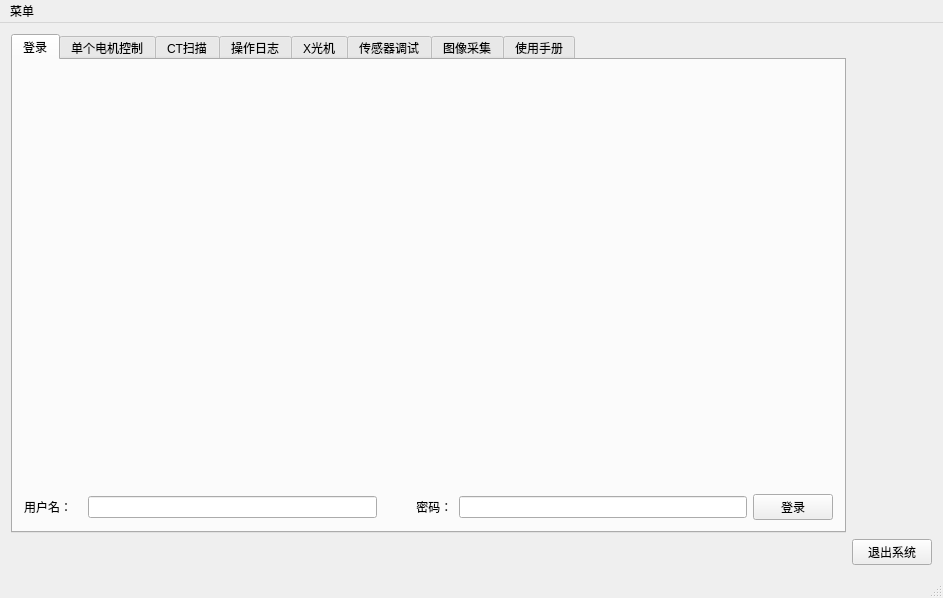
<?xml version="1.0" encoding="UTF-8"?>
<ui version="4.0">
 <class>MainWindow</class>
 <widget class="QMainWindow" name="MainWindow">
  <property name="geometry">
   <rect>
    <x>0</x>
    <y>0</y>
    <width>943</width>
    <height>598</height>
   </rect>
  </property>
  <property name="windowTitle">
   <string>CT操作平台</string>
  </property>
  <widget class="QWidget" name="centralWidget">
   <layout class="QGridLayout" name="gridLayout_4">
    <item row="0" column="0">
     <widget class="QTabWidget" name="tabWidget">
      <property name="currentIndex">
       <number>0</number>
      </property>
      <widget class="QWidget" name="tab_7">
       <attribute name="title">
        <string>登录</string>
       </attribute>
       <layout class="QGridLayout" name="gridLayout_5">
        <item row="0" column="0">
         <widget class="QLabel" name="label_20">
          <property name="text">
           <string/>
          </property>
          <property name="pixmap">
           <pixmap>整体视图.jpg</pixmap>
          </property>
          <property name="scaledContents">
           <bool>true</bool>
          </property>
         </widget>
        </item>
        <item row="1" column="0">
         <layout class="QHBoxLayout" name="horizontalLayout">
          <item>
           <widget class="QLabel" name="label_27">
            <property name="text">
             <string>用户名：   </string>
            </property>
           </widget>
          </item>
          <item>
           <widget class="QLineEdit" name="lineEdit_login_username">
            <property name="layoutDirection">
             <enum>Qt::LeftToRight</enum>
            </property>
            <property name="autoFillBackground">
             <bool>false</bool>
            </property>
           </widget>
          </item>
          <item>
           <widget class="QLabel" name="label_26">
            <property name="text">
             <string>          密码：</string>
            </property>
           </widget>
          </item>
          <item>
           <widget class="QLineEdit" name="lineEdit_login_passwd">
            <property name="echoMode">
             <enum>QLineEdit::Password</enum>
            </property>
           </widget>
          </item>
          <item>
           <widget class="QPushButton" name="btn_login">
            <property name="text">
             <string>登录</string>
            </property>
           </widget>
          </item>
         </layout>
        </item>
       </layout>
      </widget>
      <widget class="QWidget" name="tab">
       <attribute name="title">
        <string>单个电机控制</string>
       </attribute>
       <widget class="QFrame" name="frame">
        <property name="geometry">
         <rect>
          <x>10</x>
          <y>20</y>
          <width>261</width>
          <height>441</height>
         </rect>
        </property>
        <property name="frameShape">
         <enum>QFrame::StyledPanel</enum>
        </property>
        <property name="frameShadow">
         <enum>QFrame::Raised</enum>
        </property>
        <widget class="QLabel" name="label_5">
         <property name="geometry">
          <rect>
           <x>220</x>
           <y>370</y>
           <width>219</width>
           <height>419</height>
          </rect>
         </property>
         <property name="font">
          <font>
           <pointsize>12</pointsize>
          </font>
         </property>
         <property name="text">
          <string>请选择参数</string>
         </property>
        </widget>
        <widget class="QWidget" name="gridLayoutWidget">
         <property name="geometry">
          <rect>
           <x>10</x>
           <y>20</y>
           <width>231</width>
           <height>401</height>
          </rect>
         </property>
         <layout class="QGridLayout" name="_2">
          <item row="2" column="1">
           <widget class="QComboBox" name="comboBox_displacement_move_displacement_number">
            <item>
             <property name="text">
              <string>G0光栅</string>
             </property>
            </item>
            <item>
             <property name="text">
              <string>G1光栅</string>
             </property>
            </item>
            <item>
             <property name="text">
              <string>样品台</string>
             </property>
            </item>
            <item>
             <property name="text">
              <string>G2光栅</string>
             </property>
            </item>
           </widget>
          </item>
          <item row="3" column="1">
           <widget class="QLabel" name="label_8">
            <property name="font">
             <font>
              <pointsize>12</pointsize>
             </font>
            </property>
            <property name="text">
             <string>位移台类型</string>
            </property>
           </widget>
          </item>
          <item row="8" column="1">
           <widget class="QComboBox" name="comboBox_displacement_move_displacement_movement_mode">
            <property name="enabled">
             <bool>false</bool>
            </property>
            <item>
             <property name="text">
              <string>相对运动</string>
             </property>
            </item>
            <item>
             <property name="text">
              <string>绝对运动</string>
             </property>
            </item>
           </widget>
          </item>
          <item row="1" column="1">
           <widget class="QLabel" name="label_6">
            <property name="font">
             <font>
              <pointsize>12</pointsize>
             </font>
            </property>
            <property name="text">
             <string>位移台序号</string>
            </property>
           </widget>
          </item>
          <item row="0" column="1">
           <widget class="QLabel" name="label_4">
            <property name="font">
             <font>
              <pointsize>12</pointsize>
             </font>
            </property>
            <property name="text">
             <string>请选择参数</string>
            </property>
           </widget>
          </item>
          <item row="10" column="1">
           <widget class="QComboBox" name="comboBox_displacement_move_displacement_velocity">
            <property name="enabled">
             <bool>false</bool>
            </property>
            <item>
             <property name="text">
              <string>正常</string>
             </property>
            </item>
            <item>
             <property name="text">
              <string>极慢</string>
             </property>
            </item>
            <item>
             <property name="text">
              <string>快一点</string>
             </property>
            </item>
           </widget>
          </item>
          <item row="6" column="1">
           <widget class="QComboBox" name="comboBox_displacement_move_displacement_comboBox_displacement_move_displacement_axis">
            <item>
             <property name="text">
              <string>Z</string>
             </property>
            </item>
            <item>
             <property name="text">
              <string>Y</string>
             </property>
            </item>
            <item>
             <property name="text">
              <string>X</string>
             </property>
            </item>
           </widget>
          </item>
          <item row="7" column="1">
           <widget class="QLabel" name="label_7">
            <property name="font">
             <font>
              <pointsize>12</pointsize>
             </font>
            </property>
            <property name="text">
             <string>运动模式</string>
            </property>
           </widget>
          </item>
          <item row="9" column="1">
           <widget class="QLabel" name="label_10">
            <property name="font">
             <font>
              <pointsize>12</pointsize>
             </font>
            </property>
            <property name="text">
             <string>运动速度</string>
            </property>
           </widget>
          </item>
          <item row="5" column="1">
           <widget class="QLabel" name="label_9">
            <property name="font">
             <font>
              <pointsize>12</pointsize>
             </font>
            </property>
            <property name="text">
             <string>轴名称</string>
            </property>
           </widget>
          </item>
          <item row="4" column="1">
           <widget class="QComboBox" name="comboBox_displacement_move_displacement_type">
            <item>
             <property name="text">
              <string>平移</string>
             </property>
            </item>
            <item>
             <property name="text">
              <string>旋转</string>
             </property>
            </item>
           </widget>
          </item>
          <item row="11" column="1">
           <widget class="QLabel" name="label_11">
            <property name="font">
             <font>
              <pointsize>12</pointsize>
             </font>
            </property>
            <property name="text">
             <string>距离单位</string>
            </property>
           </widget>
          </item>
          <item row="12" column="1">
           <widget class="QComboBox" name="comboBox_displacement_move_displacement_units">
            <property name="enabled">
             <bool>false</bool>
            </property>
            <item>
             <property name="text">
              <string>毫米或度</string>
             </property>
            </item>
            <item>
             <property name="text">
              <string>微米或分</string>
             </property>
            </item>
            <item>
             <property name="text">
              <string>脉冲</string>
             </property>
            </item>
           </widget>
          </item>
         </layout>
        </widget>
       </widget>
       <widget class="QFrame" name="frame_2">
        <property name="geometry">
         <rect>
          <x>300</x>
          <y>20</y>
          <width>551</width>
          <height>211</height>
         </rect>
        </property>
        <property name="frameShape">
         <enum>QFrame::StyledPanel</enum>
        </property>
        <property name="frameShadow">
         <enum>QFrame::Raised</enum>
        </property>
        <widget class="QWidget" name="verticalLayoutWidget">
         <property name="geometry">
          <rect>
           <x>30</x>
           <y>40</y>
           <width>121</width>
           <height>111</height>
          </rect>
         </property>
         <layout class="QVBoxLayout" name="verticalLayout">
          <item>
           <widget class="QLabel" name="label">
            <property name="font">
             <font>
              <pointsize>12</pointsize>
             </font>
            </property>
            <property name="text">
             <string>输入运动位移</string>
            </property>
           </widget>
          </item>
          <item>
           <widget class="QLabel" name="label_2">
            <property name="font">
             <font>
              <pointsize>12</pointsize>
             </font>
            </property>
            <property name="text">
             <string>位移台当前位置</string>
            </property>
           </widget>
          </item>
         </layout>
        </widget>
        <widget class="QWidget" name="verticalLayoutWidget_2">
         <property name="geometry">
          <rect>
           <x>170</x>
           <y>30</y>
           <width>211</width>
           <height>131</height>
          </rect>
         </property>
         <layout class="QVBoxLayout" name="verticalLayout_2">
          <item>
           <widget class="QLineEdit" name="lineEdit_displacement_move_input_displacement">
            <property name="text">
             <string>0</string>
            </property>
           </widget>
          </item>
          <item>
           <widget class="QLineEdit" name="lineEdit_displacement_move_current_displacement">
            <property name="enabled">
             <bool>false</bool>
            </property>
            <property name="text">
             <string>0.0000</string>
            </property>
           </widget>
          </item>
         </layout>
        </widget>
        <widget class="QWidget" name="verticalLayoutWidget_3">
         <property name="geometry">
          <rect>
           <x>380</x>
           <y>40</y>
           <width>121</width>
           <height>111</height>
          </rect>
         </property>
         <layout class="QVBoxLayout" name="verticalLayout_3">
          <item>
           <widget class="QLabel" name="label_displacement_move_unit1">
            <property name="maximumSize">
             <size>
              <width>16777215</width>
              <height>45</height>
             </size>
            </property>
            <property name="font">
             <font>
              <pointsize>12</pointsize>
             </font>
            </property>
            <property name="text">
             <string>mm</string>
            </property>
           </widget>
          </item>
          <item>
           <widget class="QLabel" name="label_displacement_move_unit2">
            <property name="maximumSize">
             <size>
              <width>16777215</width>
              <height>70</height>
             </size>
            </property>
            <property name="font">
             <font>
              <pointsize>12</pointsize>
             </font>
            </property>
            <property name="text">
             <string>mm</string>
            </property>
           </widget>
          </item>
         </layout>
        </widget>
       </widget>
       <widget class="QFrame" name="frame_3">
        <property name="geometry">
         <rect>
          <x>300</x>
          <y>240</y>
          <width>551</width>
          <height>221</height>
         </rect>
        </property>
        <property name="frameShape">
         <enum>QFrame::StyledPanel</enum>
        </property>
        <property name="frameShadow">
         <enum>QFrame::Raised</enum>
        </property>
        <widget class="QPushButton" name="btn_displacement_move_start_move">
         <property name="geometry">
          <rect>
           <x>40</x>
           <y>30</y>
           <width>101</width>
           <height>71</height>
          </rect>
         </property>
         <property name="font">
          <font>
           <pointsize>15</pointsize>
          </font>
         </property>
         <property name="styleSheet">
          <string notr="true">background-color: rgb(0, 255, 0);</string>
         </property>
         <property name="text">
          <string>移动</string>
         </property>
        </widget>
        <widget class="QPushButton" name="btn_displacement_move_stop_move">
         <property name="geometry">
          <rect>
           <x>210</x>
           <y>30</y>
           <width>101</width>
           <height>71</height>
          </rect>
         </property>
         <property name="font">
          <font>
           <pointsize>15</pointsize>
          </font>
         </property>
         <property name="styleSheet">
          <string notr="true">background-color:rgb(255, 0, 0)</string>
         </property>
         <property name="text">
          <string>KILL</string>
         </property>
        </widget>
        <widget class="QPushButton" name="btn_displacement_move_save_all">
         <property name="enabled">
          <bool>true</bool>
         </property>
         <property name="geometry">
          <rect>
           <x>390</x>
           <y>30</y>
           <width>111</width>
           <height>71</height>
          </rect>
         </property>
         <property name="font">
          <font>
           <pointsize>15</pointsize>
          </font>
         </property>
         <property name="text">
          <string>保存参数</string>
         </property>
        </widget>
        <widget class="QPushButton" name="btn_displacement_move_initiallize_motor">
         <property name="geometry">
          <rect>
           <x>40</x>
           <y>120</y>
           <width>101</width>
           <height>71</height>
          </rect>
         </property>
         <property name="text">
          <string>初始化</string>
         </property>
        </widget>
        <widget class="QPushButton" name="btn_displacement_move_kill_all">
         <property name="enabled">
          <bool>true</bool>
         </property>
         <property name="geometry">
          <rect>
           <x>210</x>
           <y>120</y>
           <width>101</width>
           <height>71</height>
          </rect>
         </property>
         <property name="font">
          <font>
           <pointsize>15</pointsize>
          </font>
         </property>
         <property name="text">
          <string>KILL ALL</string>
         </property>
        </widget>
        <widget class="QPushButton" name="btn_displacement_move_upload">
         <property name="enabled">
          <bool>true</bool>
         </property>
         <property name="geometry">
          <rect>
           <x>390</x>
           <y>120</y>
           <width>111</width>
           <height>71</height>
          </rect>
         </property>
         <property name="font">
          <font>
           <pointsize>15</pointsize>
          </font>
         </property>
         <property name="text">
          <string>上传参数</string>
         </property>
        </widget>
       </widget>
      </widget>
      <widget class="QWidget" name="tab_4">
       <attribute name="title">
        <string>CT扫描</string>
       </attribute>
       <widget class="QWidget" name="gridLayoutWidget_2">
        <property name="geometry">
         <rect>
          <x>270</x>
          <y>30</y>
          <width>341</width>
          <height>381</height>
         </rect>
        </property>
        <layout class="QGridLayout" name="gridLayout">
         <item row="6" column="1">
          <widget class="QComboBox" name="comboBox_CTscan_scan_mode">
           <property name="font">
            <font>
             <pointsize>15</pointsize>
            </font>
           </property>
           <item>
            <property name="text">
             <string>传统相位步进</string>
            </property>
           </item>
           <item>
            <property name="text">
             <string>交叉相位步进</string>
            </property>
           </item>
           <item>
            <property name="text">
             <string>周相位步进</string>
            </property>
           </item>
           <item>
            <property name="text">
             <string>免相位步进</string>
            </property>
           </item>
           <item>
            <property name="text">
             <string>正反投影</string>
            </property>
           </item>
           <item>
            <property name="text">
             <string>备用</string>
            </property>
           </item>
          </widget>
         </item>
         <item row="4" column="0">
          <widget class="QLabel" name="label_25">
           <property name="text">
            <string>样品视场Y方向长度 L：</string>
           </property>
          </widget>
         </item>
         <item row="3" column="0">
          <widget class="QLabel" name="label_24">
           <property name="text">
            <string>样品高度 H:</string>
           </property>
          </widget>
         </item>
         <item row="6" column="0">
          <widget class="QLabel" name="label_17">
           <property name="maximumSize">
            <size>
             <width>179</width>
             <height>20</height>
            </size>
           </property>
           <property name="font">
            <font>
             <pointsize>15</pointsize>
            </font>
           </property>
           <property name="text">
            <string>扫描方式:</string>
           </property>
          </widget>
         </item>
         <item row="4" column="1">
          <widget class="QLineEdit" name="lineEdit_CTscan_parameter_L">
           <property name="text">
            <string>0</string>
           </property>
          </widget>
         </item>
         <item row="2" column="1">
          <widget class="QLineEdit" name="lineEdit_CTscan_parameter_K">
           <property name="text">
            <string>0</string>
           </property>
          </widget>
         </item>
         <item row="7" column="1">
          <widget class="QPushButton" name="btn_CTscan_stop_scan">
           <property name="font">
            <font>
             <pointsize>15</pointsize>
            </font>
           </property>
           <property name="styleSheet">
            <string notr="true">background-color: rgb(255, 0, 0);</string>
           </property>
           <property name="text">
            <string>急停</string>
           </property>
          </widget>
         </item>
         <item row="5" column="0" colspan="2">
          <widget class="QPushButton" name="btn_CTscan_parameter_write">
           <property name="text">
            <string>写入以上参数</string>
           </property>
          </widget>
         </item>
         <item row="7" column="0">
          <widget class="QPushButton" name="btn_CTscan_start_scan">
           <property name="font">
            <font>
             <pointsize>15</pointsize>
            </font>
           </property>
           <property name="styleSheet">
            <string notr="true">background-color: rgb(0, 255, 0);</string>
           </property>
           <property name="text">
            <string>开始扫描</string>
           </property>
          </widget>
         </item>
         <item row="1" column="1">
          <widget class="QLineEdit" name="lineEdit_CTscan_parameter_N">
           <property name="text">
            <string>0</string>
           </property>
          </widget>
         </item>
         <item row="1" column="0">
          <widget class="QLabel" name="label_22">
           <property name="text">
            <string>G1光栅步进数 N:</string>
           </property>
          </widget>
         </item>
         <item row="2" column="0">
          <widget class="QLabel" name="label_23">
           <property name="text">
            <string>每圈采集次数 K：</string>
           </property>
          </widget>
         </item>
         <item row="3" column="1">
          <widget class="QLineEdit" name="lineEdit_CTscan_parameter_H">
           <property name="text">
            <string>0</string>
           </property>
          </widget>
         </item>
         <item row="0" column="0">
          <widget class="QLabel" name="label_21">
           <property name="text">
            <string>G1光栅周期 P:</string>
           </property>
          </widget>
         </item>
         <item row="0" column="1">
          <widget class="QLineEdit" name="lineEdit_CTscan_parameter_P">
           <property name="text">
            <string>0</string>
           </property>
          </widget>
         </item>
        </layout>
       </widget>
      </widget>
      <widget class="QWidget" name="tab_5">
       <attribute name="title">
        <string>操作日志</string>
       </attribute>
       <layout class="QGridLayout" name="gridLayout_2">
        <item row="0" column="0">
         <widget class="QLabel" name="label_18">
          <property name="font">
           <font>
            <pointsize>15</pointsize>
           </font>
          </property>
          <property name="text">
           <string>当天操作历史</string>
          </property>
         </widget>
        </item>
        <item row="0" column="1">
         <widget class="QLabel" name="label_19">
          <property name="font">
           <font>
            <pointsize>15</pointsize>
           </font>
          </property>
          <property name="text">
           <string>手动记录</string>
          </property>
         </widget>
        </item>
        <item row="1" column="0" rowspan="2">
         <widget class="QTextEdit" name="textEdit_log_daily_log"/>
        </item>
        <item row="1" column="1">
         <widget class="QTextEdit" name="textEdit_log_manual_record"/>
        </item>
        <item row="2" column="1">
         <widget class="QPushButton" name="btn_log_write">
          <property name="font">
           <font>
            <pointsize>15</pointsize>
           </font>
          </property>
          <property name="text">
           <string>写入日志</string>
          </property>
         </widget>
        </item>
       </layout>
      </widget>
      <widget class="QWidget" name="tab_2">
       <attribute name="title">
        <string>X光机</string>
       </attribute>
       <widget class="QPushButton" name="pushButton_8">
        <property name="geometry">
         <rect>
          <x>50</x>
          <y>60</y>
          <width>101</width>
          <height>71</height>
         </rect>
        </property>
        <property name="text">
         <string>PushButton</string>
        </property>
       </widget>
       <widget class="QPushButton" name="pushButton_9">
        <property name="geometry">
         <rect>
          <x>220</x>
          <y>60</y>
          <width>101</width>
          <height>71</height>
         </rect>
        </property>
        <property name="text">
         <string>PushButton</string>
        </property>
       </widget>
       <widget class="QPushButton" name="pushButton_10">
        <property name="geometry">
         <rect>
          <x>400</x>
          <y>60</y>
          <width>101</width>
          <height>71</height>
         </rect>
        </property>
        <property name="text">
         <string>PushButton</string>
        </property>
       </widget>
       <widget class="QPushButton" name="pushButton_11">
        <property name="geometry">
         <rect>
          <x>670</x>
          <y>60</y>
          <width>101</width>
          <height>70</height>
         </rect>
        </property>
        <property name="styleSheet">
         <string notr="true">background-color: rgb(0, 85, 0);</string>
        </property>
        <property name="text">
         <string>Getting Started</string>
        </property>
       </widget>
       <widget class="QPushButton" name="pushButton_12">
        <property name="geometry">
         <rect>
          <x>670</x>
          <y>180</y>
          <width>101</width>
          <height>71</height>
         </rect>
        </property>
        <property name="styleSheet">
         <string notr="true">background-color: rgb(255, 255, 0);</string>
        </property>
        <property name="text">
         <string>Turn On</string>
        </property>
       </widget>
       <widget class="QPushButton" name="pushButton_13">
        <property name="geometry">
         <rect>
          <x>670</x>
          <y>300</y>
          <width>101</width>
          <height>71</height>
         </rect>
        </property>
        <property name="styleSheet">
         <string notr="true">background-color: rgb(255, 0, 0);</string>
        </property>
        <property name="text">
         <string>SHUT DOWN</string>
        </property>
       </widget>
       <widget class="QGraphicsView" name="graphicsView">
        <property name="geometry">
         <rect>
          <x>50</x>
          <y>160</y>
          <width>451</width>
          <height>141</height>
         </rect>
        </property>
       </widget>
       <widget class="QPushButton" name="pushButton_14">
        <property name="geometry">
         <rect>
          <x>400</x>
          <y>320</y>
          <width>101</width>
          <height>71</height>
         </rect>
        </property>
        <property name="styleSheet">
         <string notr="true">background-color: rgb(0, 85, 255);</string>
        </property>
        <property name="text">
         <string>PushButton</string>
        </property>
       </widget>
       <widget class="QComboBox" name="comboBox_7">
        <property name="geometry">
         <rect>
          <x>60</x>
          <y>350</y>
          <width>72</width>
          <height>22</height>
         </rect>
        </property>
        <item>
         <property name="text">
          <string>1.0mm</string>
         </property>
        </item>
       </widget>
       <widget class="QLabel" name="label_12">
        <property name="geometry">
         <rect>
          <x>60</x>
          <y>330</y>
          <width>59</width>
          <height>14</height>
         </rect>
        </property>
        <property name="font">
         <font>
          <pointsize>12</pointsize>
         </font>
        </property>
        <property name="text">
         <string>Focus</string>
        </property>
       </widget>
       <widget class="QLabel" name="label_13">
        <property name="geometry">
         <rect>
          <x>211</x>
          <y>329</y>
          <width>141</width>
          <height>16</height>
         </rect>
        </property>
        <property name="font">
         <font>
          <pointsize>12</pointsize>
         </font>
        </property>
        <property name="text">
         <string>Exposure Time</string>
        </property>
       </widget>
       <widget class="QWidget" name="horizontalLayoutWidget_2">
        <property name="geometry">
         <rect>
          <x>60</x>
          <y>390</y>
          <width>160</width>
          <height>31</height>
         </rect>
        </property>
        <layout class="QHBoxLayout" name="horizontalLayout_3">
         <item>
          <widget class="QLCDNumber" name="lcdNumber">
           <property name="styleSheet">
            <string notr="true">alternate-background-color: rgb(85, 255, 127);</string>
           </property>
          </widget>
         </item>
         <item>
          <widget class="QLabel" name="label_15">
           <property name="font">
            <font>
             <pointsize>12</pointsize>
            </font>
           </property>
           <property name="text">
            <string>kV</string>
           </property>
          </widget>
         </item>
        </layout>
       </widget>
       <widget class="QWidget" name="horizontalLayoutWidget_3">
        <property name="geometry">
         <rect>
          <x>60</x>
          <y>420</y>
          <width>160</width>
          <height>31</height>
         </rect>
        </property>
        <layout class="QHBoxLayout" name="horizontalLayout_4">
         <item>
          <widget class="QLCDNumber" name="lcdNumber_2"/>
         </item>
         <item>
          <widget class="QLabel" name="label_16">
           <property name="font">
            <font>
             <pointsize>12</pointsize>
            </font>
           </property>
           <property name="text">
            <string>mA</string>
           </property>
          </widget>
         </item>
        </layout>
       </widget>
       <widget class="QLabel" name="label_14">
        <property name="geometry">
         <rect>
          <x>360</x>
          <y>350</y>
          <width>10</width>
          <height>29</height>
         </rect>
        </property>
        <property name="font">
         <font>
          <pointsize>12</pointsize>
         </font>
        </property>
        <property name="text">
         <string>S</string>
        </property>
       </widget>
       <widget class="QLineEdit" name="lineEdit_4">
        <property name="geometry">
         <rect>
          <x>212</x>
          <y>353</y>
          <width>142</width>
          <height>22</height>
         </rect>
        </property>
        <property name="text">
         <string>0</string>
        </property>
       </widget>
      </widget>
      <widget class="QWidget" name="tab_9">
       <attribute name="title">
        <string>传感器调试</string>
       </attribute>
      </widget>
      <widget class="QWidget" name="tab_3">
       <attribute name="title">
        <string>图像采集</string>
       </attribute>
      </widget>
      <widget class="QWidget" name="tab_6">
       <attribute name="title">
        <string>使用手册</string>
       </attribute>
       <layout class="QGridLayout" name="gridLayout_3">
        <item row="0" column="0">
         <widget class="QTextBrowser" name="textBrowser_doc"/>
        </item>
       </layout>
      </widget>
     </widget>
    </item>
    <item row="1" column="1">
     <widget class="QPushButton" name="btn_quit">
      <property name="text">
       <string>退出系统</string>
      </property>
     </widget>
    </item>
   </layout>
  </widget>
  <widget class="QMenuBar" name="menuBar">
   <property name="geometry">
    <rect>
     <x>0</x>
     <y>0</y>
     <width>943</width>
     <height>22</height>
    </rect>
   </property>
   <widget class="QMenu" name="menu">
    <property name="title">
     <string>菜单</string>
    </property>
   </widget>
   <addaction name="menu"/>
  </widget>
  <widget class="QStatusBar" name="statusBar"/>
 </widget>
 <layoutdefault spacing="6" margin="11"/>
 <resources/>
 <connections/>
</ui>
